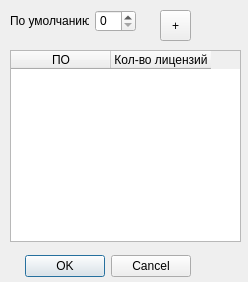
<?xml version="1.0" encoding="UTF-8"?>
<ui version="4.0">
 <class>ChangeLicenseCountDialog</class>
 <widget class="QDialog" name="ChangeLicenseCountDialog">
  <property name="geometry">
   <rect>
    <x>0</x>
    <y>0</y>
    <width>248</width>
    <height>282</height>
   </rect>
  </property>
  <property name="windowTitle">
   <string>Минимальное количество лицензий</string>
  </property>
  <property name="windowIcon">
   <iconset resource="Icons.qrc">
    <normaloff>:/images/favicon.ico</normaloff>:/images/favicon.ico</iconset>
  </property>
  <widget class="QDialogButtonBox" name="DialogButtonBox">
   <property name="geometry">
    <rect>
     <x>-150</x>
     <y>250</y>
     <width>341</width>
     <height>32</height>
    </rect>
   </property>
   <property name="orientation">
    <enum>Qt::Horizontal</enum>
   </property>
   <property name="standardButtons">
    <set>QDialogButtonBox::Cancel|QDialogButtonBox::Ok</set>
   </property>
  </widget>
  <widget class="QTableWidget" name="tableWidget">
   <property name="geometry">
    <rect>
     <x>10</x>
     <y>50</y>
     <width>231</width>
     <height>192</height>
    </rect>
   </property>
   <column>
    <property name="text">
     <string>ПО</string>
    </property>
   </column>
   <column>
    <property name="text">
     <string>Кол-во лицензий</string>
    </property>
   </column>
  </widget>
  <widget class="QToolButton" name="toolButton">
   <property name="geometry">
    <rect>
     <x>160</x>
     <y>10</y>
     <width>31</width>
     <height>31</height>
    </rect>
   </property>
   <property name="text">
    <string>+</string>
   </property>
  </widget>
  <widget class="QWidget" name="layoutWidget">
   <property name="geometry">
    <rect>
     <x>10</x>
     <y>10</y>
     <width>126</width>
     <height>22</height>
    </rect>
   </property>
   <layout class="QHBoxLayout" name="defaultLayout">
    <item>
     <widget class="QLabel" name="defaultLabel">
      <property name="text">
       <string>По умолчанию:</string>
      </property>
     </widget>
    </item>
    <item>
     <widget class="QSpinBox" name="defaultSpinBox"/>
    </item>
   </layout>
  </widget>
 </widget>
 <resources>
  <include location="Icons.qrc"/>
 </resources>
 <connections>
  <connection>
   <sender>DialogButtonBox</sender>
   <signal>accepted()</signal>
   <receiver>ChangeLicenseCountDialog</receiver>
   <slot>accept()</slot>
   <hints>
    <hint type="sourcelabel">
     <x>248</x>
     <y>254</y>
    </hint>
    <hint type="destinationlabel">
     <x>157</x>
     <y>274</y>
    </hint>
   </hints>
  </connection>
  <connection>
   <sender>DialogButtonBox</sender>
   <signal>rejected()</signal>
   <receiver>ChangeLicenseCountDialog</receiver>
   <slot>reject()</slot>
   <hints>
    <hint type="sourcelabel">
     <x>316</x>
     <y>260</y>
    </hint>
    <hint type="destinationlabel">
     <x>286</x>
     <y>274</y>
    </hint>
   </hints>
  </connection>
 </connections>
</ui>
